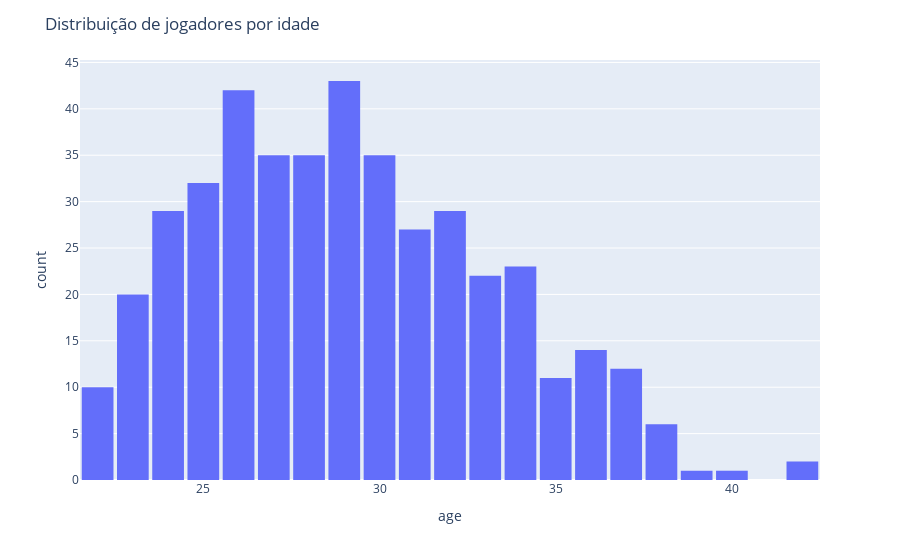

The notebook cell saved with this chart:
### Code cell
players_age = csv.loc[:, ["age"]]
hist = px.histogram(players_age, x = "age")
hist.update_layout(bargap = 0.1, title = "Distribuição de jogadores por idade")
hist.show()

### Figure 1 — Plotly figure (JSON) as saved in the notebook; plotly's stock layout.template omitted (floating-point values rounded to 4 significant figures; data arrays with more than 128 entries replaced by an {"elided": "..."} marker saying what was removed)
{"data": [{"alignmentgroup": "True", "bingroup": "x", "hovertemplate": "age=%{x}<br>count=%{y}<extra></extra>", "legendgroup": "", "marker": {"color": "#636efa", "pattern": {"shape": ""}}, "name": "", "offsetgroup": "", "orientation": "v", "showlegend": false, "type": "histogram", "x": {"elided": "429 int values"}, "xaxis": "x", "yaxis": "y"}], "layout": {"bargap": 0.1, "barmode": "relative", "legend": {"tracegroupgap": 0}, "margin": {"t": 60}, "title": {"text": "Distribuição de jogadores por idade"}, "xaxis": {"anchor": "y", "domain": [0, 1], "title": {"text": "age"}}, "yaxis": {"anchor": "x", "domain": [0, 1], "title": {"text": "count"}}}}
